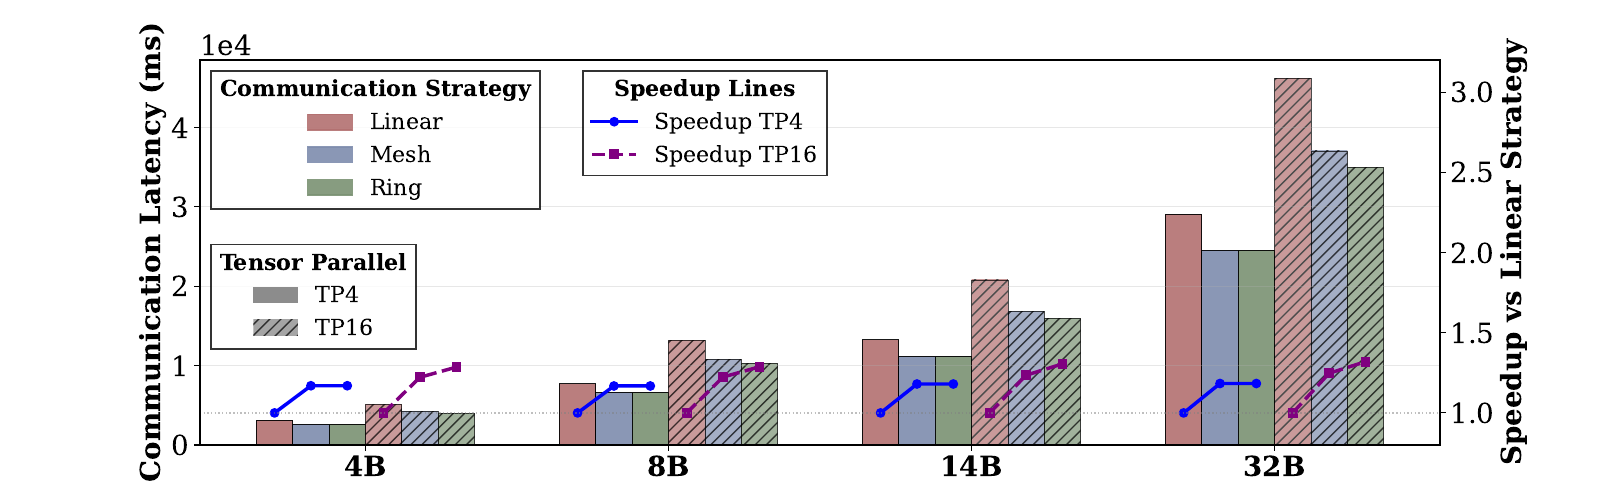

This chart was generated by the following Python code:
import matplotlib.pyplot as plt
import numpy as np
import pandas as pd

# 设置学术风格
plt.rcParams.update({
    'font.size': 11,
    'font.family': 'serif',
    'axes.linewidth': 1.2,
    'xtick.major.size': 4,
    'ytick.major.size': 4,
    'legend.frameon': True,
    'legend.fancybox': False,
    'legend.shadow': False,
    'legend.edgecolor': 'black',
})

# 原始数据重新整理
data = {
    # TP4配置
    ('4B', 'TP4'): {'linear': 3103597501432, 'mesh': 2654077009608, 'ring': 2653918999736},
    ('8B', 'TP4'): {'linear': 7739143066952, 'mesh': 6626662710744, 'ring': 6626515258840},
    ('14B', 'TP4'): {'linear': 13251052648448, 'mesh': 11227448009744, 'ring': 11227428826128},
    ('32B', 'TP4'): {'linear': 29044145083128, 'mesh': 24544866636952, 'ring': 24544617923128},
    
    # TP16配置
    ('4B', 'TP16'): {'linear': 2292628503368*2.25, 'mesh': 1875789295416*2.25, 'ring': 1783471877272*2.25},
    ('8B', 'TP16'): {'linear': 5874787866656*2.25, 'mesh': 4801151673272*2.25, 'ring': 4563761690560*2.25},
    ('14B', 'TP16'): {'linear': 8321854554300*2.5, 'mesh': 6739225041480*2.5, 'ring': 6374497972560*2.5},
    ('32B', 'TP16'): {'linear': 11547585362720*4, 'mesh': 9259841090688*4, 'ring': 8753395376208*4}
}

# 转换数据
rows = []
for (model_size, tp_config), strategies in data.items():
    for strategy, latency_ps in strategies.items():
        rows.append({
            'model_size': model_size,
            'tp_config': tp_config,
            'strategy': strategy,
            'latency_ps': latency_ps,
            'latency_ms': latency_ps / 1e9
        })

df = pd.DataFrame(rows)

# 创建图形
fig, ax1 = plt.subplots(figsize=(16, 5))

# 定义颜色和样式
colors = {
    'linear': '#B37070',   # 红色
    'mesh': '#7E8CAD',     # 橙色
    'ring': '#7A9273'      # 绿色
}

# 模型配置
model_sizes = ['4B', '8B', '14B', '32B']
strategies = ['linear', 'mesh', 'ring']
tp_configs = ['TP4', 'TP16']

# 设置x轴位置 - 每个模型有6个柱子（3个策略 × 2个TP配置）
n_models = len(model_sizes)
n_bars_per_model = len(strategies) * len(tp_configs)
bar_width = 0.12
model_spacing = 1.0  # 模型间距

# 计算每个模型组的中心位置
model_centers = np.arange(n_models) * model_spacing
all_positions = []
all_labels = []

# 为每个模型创建柱状图
for model_idx, model_size in enumerate(model_sizes):
    model_center = model_centers[model_idx]
    
    # 在每个模型内部，按TP4, TP16分组
    for tp_idx, tp_config in enumerate(tp_configs):
        for strategy_idx, strategy in enumerate(strategies):
            # 计算具体位置
            bar_position = (model_center - 
                          (n_bars_per_model * bar_width) / 2 + 
                          (tp_idx * len(strategies) + strategy_idx) * bar_width + 
                          bar_width / 2)
            
            # 获取延迟数据
            subset = df[(df['model_size'] == model_size) & 
                       (df['tp_config'] == tp_config) & 
                       (df['strategy'] == strategy)]
            latency = subset['latency_ms'].values[0]
            
            # 设置柱子样式
            hatch = None if tp_config == 'TP4' else '///'
            alpha = 0.9 if tp_config == 'TP4' else 0.7
            
            # 绘制柱状图
            bar = ax1.bar(bar_position, latency, bar_width,
                         color=colors[strategy], alpha=alpha,
                         hatch=hatch, edgecolor='black', linewidth=0.5)
            
            all_positions.append(bar_position)
            all_labels.append(f'{model_size}-{tp_config}-{strategy}')

# 设置左侧y轴
# ax1.set_xlabel('Model Size and Configuration', fontweight='bold', fontsize=20)
ax1.set_ylabel('Communication Latency (ms)', fontweight='bold', fontsize=20, color='black')
ax1.tick_params(axis='y', labelcolor='black',labelsize=20)
ax1.grid(True, alpha=0.3, axis='y')
ax1.ticklabel_format(style='scientific', axis='y', scilimits=(0,0))
ax1.yaxis.get_offset_text().set_fontsize(20)
ax1.tick_params(axis='x', labelcolor='black',labelsize=20)
# 设置x轴标签
ax1.set_xticks(model_centers)
ax1.set_xticklabels(model_sizes, fontweight='bold')

# 添加TP4/TP16分组标签
# for model_idx, model_size in enumerate(model_sizes):
#     model_center = model_centers[model_idx]
    
#     # TP4标签
#     tp4_center = model_center - bar_width * 1.5
#     ax1.text(tp4_center, ax1.get_ylim()[0] - (ax1.get_ylim()[1] - ax1.get_ylim()[0]) * 0.05,
#              'TP4', ha='center', va='top', fontsize=9, fontweight='bold')
    
#     # TP16标签
#     tp16_center = model_center + bar_width * 1.5
#     ax1.text(tp16_center, ax1.get_ylim()[0] - (ax1.get_ylim()[1] - ax1.get_ylim()[0]) * 0.05,
#              'TP16', ha='center', va='top', fontsize=9, fontweight='bold')

# 创建第二个y轴用于加速比
ax2 = ax1.twinx()

# 绘制加速比折线 - 每个模型的每个TP配置都有独立的折线
line_markers = {'TP4': 'o', 'TP16': 's'}
line_styles = {'TP4': '-', 'TP16': '--'}

for model_idx, model_size in enumerate(model_sizes):
    model_center = model_centers[model_idx]
    
    for tp_idx, tp_config in enumerate(tp_configs):
        # 获取该模型该TP配置下的所有策略数据
        linear_latency = df[(df['model_size'] == model_size) & 
                           (df['tp_config'] == tp_config) & 
                           (df['strategy'] == 'linear')]['latency_ms'].values[0]
        
        mesh_latency = df[(df['model_size'] == model_size) & 
                         (df['tp_config'] == tp_config) & 
                         (df['strategy'] == 'mesh')]['latency_ms'].values[0]
        
        ring_latency = df[(df['model_size'] == model_size) & 
                         (df['tp_config'] == tp_config) & 
                         (df['strategy'] == 'ring')]['latency_ms'].values[0]
        
        # 计算加速比
        speedups = [1.0, linear_latency / mesh_latency, linear_latency / ring_latency]
        
        # 设置该组折线的x位置
        group_center = model_center + (tp_idx - 0.5) * bar_width * 3
        x_positions = [group_center + (i - 1) * bar_width for i in range(3)]
        
        # 绘制折线
        line_color = 'blue' if tp_config == 'TP4' else 'purple'
        ax2.plot(x_positions, speedups, 
                color=line_color, linestyle=line_styles[tp_config],
                linewidth=2.5, marker=line_markers[tp_config], markersize=6,
                label=f'Speedup {tp_config}' if model_idx == 0 else "")
        
        # 在显著的加速比点上添加标注
        # for i, (x_pos, speedup) in enumerate(zip(x_positions, speedups)):
        #     if speedup > 1.2:  # 只标注显著的加速比
        #         ax2.annotate(f'{speedup:.2f}×', 
        #                    xy=(x_pos, speedup), 
        #                    xytext=(x_pos, speedup * 1.1),
        #                    ha='center', va='bottom',
        #                    fontsize=16, fontweight='bold',
        #                    bbox=dict(boxstyle='round,pad=0.2', 
        #                            facecolor='white', alpha=0.8, edgecolor='gray'))

# 设置右侧y轴
ax2.set_ylabel('Speedup vs Linear Strategy', fontweight='bold', fontsize=20)
ax2.tick_params(axis='y',labelsize=20)
ax2.set_ylim(0.8, 3.2)
ax2.axhline(y=1.0, color='gray', linestyle=':', alpha=0.5, linewidth=1)

# 创建图例
# 延迟条形图图例
latency_handles = [plt.Rectangle((0,0),1,1, color=colors[strategy], alpha=0.9, label=f'{strategy.capitalize()}')
                  for strategy in strategies]
style_handles = [plt.Rectangle((0,0),1,1, facecolor='gray', alpha=0.9, label='TP4'),
                plt.Rectangle((0,0),1,1, facecolor='gray', alpha=0.7, hatch='///', label='TP16')]

# 加速比折线图例
speedup_handles = ax2.get_legend_handles_labels()[0]

# 分别放置图例
legend1 = ax1.legend(latency_handles, [h.get_label() for h in latency_handles],
                    loc='upper left', title='Communication Strategy', 
                    frameon=True, edgecolor='black',fontsize=16)

legend2 = ax1.legend(style_handles, [h.get_label() for h in style_handles],
                    loc='upper left', bbox_to_anchor=(0, 0.55), title='Tensor Parallel',
                    frameon=True, edgecolor='black',fontsize=16)

legend3 = ax2.legend(speedup_handles, [f'Speedup {tp}' for tp in tp_configs],
                    loc='upper left', bbox_to_anchor=(0.3, 1), title='Speedup Lines',
                    frameon=True, edgecolor='black',fontsize=16)

# 添加第一个图例回来
ax1.add_artist(legend1)
legend1.get_title().set_fontweight('bold')
legend1.get_title().set_fontsize(16)
legend2.get_title().set_fontweight('bold')
legend2.get_title().set_fontsize(16)
legend3.get_title().set_fontweight('bold')
legend3.get_title().set_fontsize(16)

# 标题和总结
# plt.title('Communication Strategy Performance: Latency and Speedup Analysis by Model Size and TP Configuration\n' +
#          'Ring Consistently Outperforms Mesh and Linear Across All Configurations', 
#          fontsize=14, fontweight='bold', pad=25)

# 添加性能洞察
# insight_text = ('Performance Summary:\n'
#                '• Ring strategy shows consistent superiority (up to 2.67× speedup)\n'
#                '• TP16 demonstrates larger performance gaps than TP4\n'
#                '• Larger models benefit more from optimized communication strategies\n'
#                '• Mesh provides moderate but consistent improvement over Linear')

# plt.figtext(0.02, 0.02, insight_text, fontsize=10,
#            bbox=dict(boxstyle='round,pad=0.5', facecolor='lightcyan', alpha=0.9))

# plt.tight_layout()
plt.show()
fig.savefig('tp_mapping.pdf', format='pdf')
# 详细性能报告
print("Comprehensive Performance Analysis:")
print("=" * 70)

for model_size in model_sizes:
    print(f"\n{model_size} Model Analysis:")
    print("-" * 40)
    
    for tp_config in tp_configs:
        print(f"\n  {tp_config} Configuration:")
        
        linear_latency = df[(df['model_size'] == model_size) & 
                           (df['tp_config'] == tp_config) & 
                           (df['strategy'] == 'linear')]['latency_ms'].values[0]
        
        mesh_latency = df[(df['model_size'] == model_size) & 
                         (df['tp_config'] == tp_config) & 
                         (df['strategy'] == 'mesh')]['latency_ms'].values[0]
        
        ring_latency = df[(df['model_size'] == model_size) & 
                         (df['tp_config'] == tp_config) & 
                         (df['strategy'] == 'ring')]['latency_ms'].values[0]
        
        mesh_speedup = linear_latency / mesh_latency
        ring_speedup = linear_latency / ring_latency
        
        print(f"    Linear: {linear_latency:>10.1f} ms (baseline)")
        print(f"    Mesh:   {mesh_latency:>10.1f} ms ({mesh_speedup:>5.2f}× speedup)")
        print(f"    Ring:   {ring_latency:>10.1f} ms ({ring_speedup:>5.2f}× speedup)")
        
        improvement = ((linear_latency - ring_latency) / linear_latency) * 100
        print(f"    → Ring improves over Linear by {improvement:.1f}%")